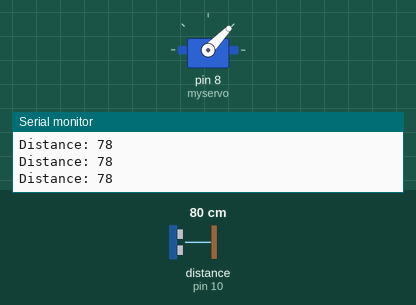
Simulated run of this sketch. Board: Arduino Uno, built with avr-gcc and run on an emulated ATmega328P. Shown: servo, the last lines printed to the serial monitor. Wiring (inferred from the names in the program): ultrasonic range finder: trigger pin 9; echo pin 10. The inputs (shaded band) are chosen by the test bench; at power-on: distance to the obstacle (sensor on pin 10) 80 cm. The echo pulse lasts 58.3 µs per cm.

Above: at 1.2 s.
1.3 s: distance to the obstacle (sensor on pin 10) set to 2 cm
At 2.3 s:
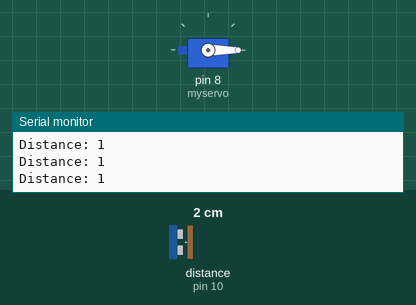
2.8 s: distance to the obstacle (sensor on pin 10) set to 60 cm
At 4.0 s:
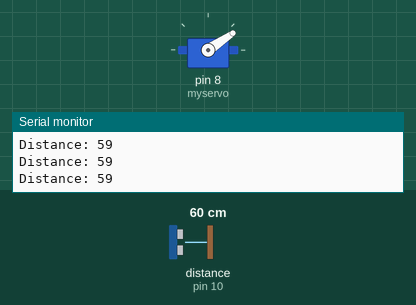
4.3 s: distance to the obstacle (sensor on pin 10) set to 120 cm
At 5.0 s:
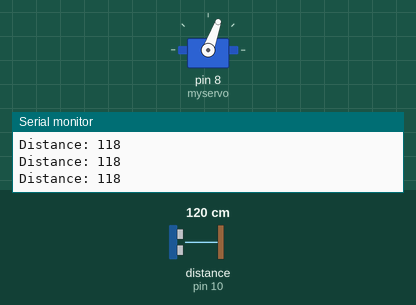
5.8 s: distance to the obstacle (sensor on pin 10) set to 250 cm
At 6.8 s:
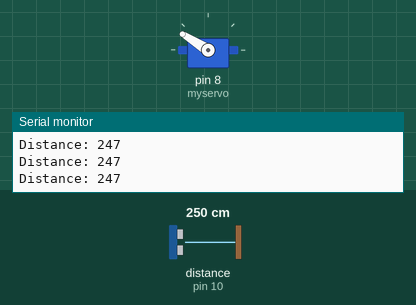
7.3 s: distance to the obstacle (sensor on pin 10) set to 299 cm
At 8.1 s:
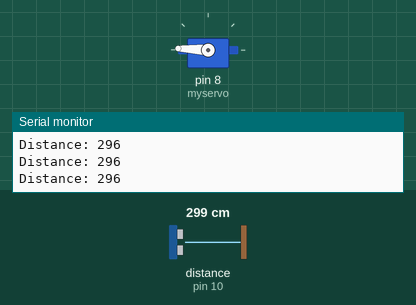
Timing chart, 0 to 9.8 s (numbered marks = the images above; inputs shaded):
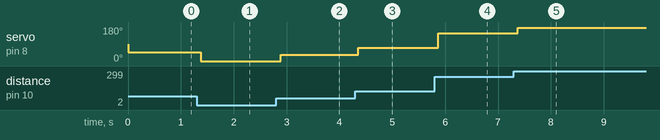

The sketch:

ultrasonic_sensor.ino
```cpp
/*
* Ultrasonic Sensor HC-SR04 and Arduino Tutorial
*
* Crated by Dejan Nedelkovski,
* www.HowToMechatronics.com
*
*/
// defines pins numbers
#include <Servo.h>
const int trigPin = 9;
const int echoPin = 10;
Servo myservo;
// defines variables
long duration;
int distance;
int pos = 0;
int c=0;
void setup() {
pinMode(trigPin, OUTPUT); // Sets the trigPin as an Output
pinMode(echoPin, INPUT); // Sets the echoPin as an Input
myservo.attach(8);
Serial.begin(9600); // Starts the serial communication
}
void loop() {
// Clears the trigPin
digitalWrite(trigPin, LOW);
delayMicroseconds(2);
// Sets the trigPin on HIGH state for 10 micro seconds
digitalWrite(trigPin, HIGH);
delayMicroseconds(10);
digitalWrite(trigPin, LOW);
// Reads the echoPin, returns the sound wave travel time in microseconds
duration = pulseIn(echoPin, HIGH);
// Calculating the distance
distance= duration*0.034/2;
// Prints the distance on the Serial Monitor
Serial.print("Distance: ");
Serial.println(distance);

c = map(distance, 1, 300, 0, 180);


myservo.write(c);
delay(100);
}
```

Measured:
- after the input at 1.3 s, servo on pin 8 (myservo): 46° → 0° after 0.07 s
- after the input at 2.8 s, servo on pin 8 (myservo): 0° → 34° after 0.09 s
- after the input at 4.3 s, servo on pin 8 (myservo): 34° → 70° after 0.05 s
- after the input at 5.8 s, servo on pin 8 (myservo): 70° → 148° after 0.07 s
- after the input at 7.3 s, servo on pin 8 (myservo): 148° → 177° after 0.08 s
